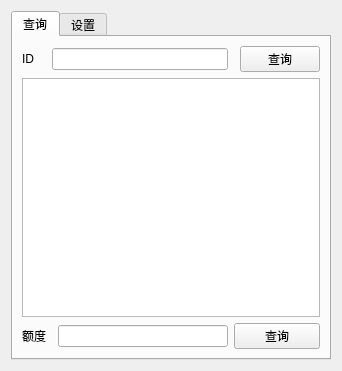
<?xml version="1.0" encoding="UTF-8"?>
<ui version="4.0">
 <class>Widget</class>
 <widget class="QWidget" name="Widget">
  <property name="geometry">
   <rect>
    <x>0</x>
    <y>0</y>
    <width>342</width>
    <height>371</height>
   </rect>
  </property>
  <property name="windowTitle">
   <string>Widget</string>
  </property>
  <layout class="QGridLayout" name="gridLayout">
   <item row="0" column="0">
    <widget class="QTabWidget" name="tabWidget">
     <property name="sizePolicy">
      <sizepolicy hsizetype="Expanding" vsizetype="Expanding">
       <horstretch>0</horstretch>
       <verstretch>0</verstretch>
      </sizepolicy>
     </property>
     <property name="minimumSize">
      <size>
       <width>316</width>
       <height>0</height>
      </size>
     </property>
     <property name="maximumSize">
      <size>
       <width>16777215</width>
       <height>16777215</height>
      </size>
     </property>
     <property name="tabShape">
      <enum>QTabWidget::Rounded</enum>
     </property>
     <property name="currentIndex">
      <number>0</number>
     </property>
     <property name="elideMode">
      <enum>Qt::ElideNone</enum>
     </property>
     <property name="usesScrollButtons">
      <bool>true</bool>
     </property>
     <widget class="QWidget" name="tab">
      <attribute name="title">
       <string>查询</string>
      </attribute>
      <layout class="QGridLayout" name="gridLayout_3">
       <item row="0" column="0">
        <widget class="QLabel" name="label">
         <property name="text">
          <string>ID</string>
         </property>
        </widget>
       </item>
       <item row="0" column="1" colspan="2">
        <widget class="QLineEdit" name="lineEdit"/>
       </item>
       <item row="0" column="4">
        <widget class="QPushButton" name="pushButton">
         <property name="text">
          <string>查询</string>
         </property>
        </widget>
       </item>
       <item row="2" column="2">
        <widget class="QLineEdit" name="inpQuota">
         <property name="text">
          <string/>
         </property>
         <property name="alignment">
          <set>Qt::AlignRight|Qt::AlignTrailing|Qt::AlignVCenter</set>
         </property>
         <property name="readOnly">
          <bool>true</bool>
         </property>
        </widget>
       </item>
       <item row="2" column="3" colspan="2">
        <widget class="QPushButton" name="btnQuota">
         <property name="text">
          <string>查询</string>
         </property>
        </widget>
       </item>
       <item row="2" column="0">
        <widget class="QLabel" name="label_2">
         <property name="text">
          <string>额度</string>
         </property>
        </widget>
       </item>
       <item row="1" column="0" colspan="5">
        <widget class="QTableView" name="tableView">
         <property name="lineWidth">
          <number>1</number>
         </property>
         <property name="selectionBehavior">
          <enum>QAbstractItemView::SelectRows</enum>
         </property>
         <property name="sortingEnabled">
          <bool>true</bool>
         </property>
         <attribute name="horizontalHeaderDefaultSectionSize">
          <number>80</number>
         </attribute>
        </widget>
       </item>
      </layout>
     </widget>
     <widget class="QWidget" name="tab_3">
      <attribute name="title">
       <string>设置</string>
      </attribute>
      <layout class="QGridLayout" name="gridLayout_4">
       <item row="0" column="0" colspan="3">
        <widget class="QScrollArea" name="scrollArea">
         <property name="widgetResizable">
          <bool>true</bool>
         </property>
         <widget class="QWidget" name="scrollAreaWidgetContents">
          <property name="geometry">
           <rect>
            <x>0</x>
            <y>0</y>
            <width>286</width>
            <height>291</height>
           </rect>
          </property>
          <layout class="QGridLayout" name="gridLayout_2">
           <item row="0" column="0">
            <widget class="QLabel" name="label_6">
             <property name="text">
              <string>语言</string>
             </property>
            </widget>
           </item>
           <item row="0" column="1">
            <widget class="QComboBox" name="boxLanguage">
             <property name="currentText">
              <string>简体中文</string>
             </property>
             <property name="currentIndex">
              <number>0</number>
             </property>
             <property name="modelColumn">
              <number>0</number>
             </property>
             <item>
              <property name="text">
               <string>简体中文</string>
              </property>
             </item>
             <item>
              <property name="text">
               <string>en-US</string>
              </property>
             </item>
            </widget>
           </item>
           <item row="1" column="0">
            <widget class="QLabel" name="label_7">
             <property name="text">
              <string>视频url</string>
             </property>
            </widget>
           </item>
           <item row="1" column="1">
            <widget class="QLineEdit" name="inpUrl">
             <property name="text">
              <string>https://v2.mahuateng.cf/isMonthly/</string>
             </property>
            </widget>
           </item>
           <item row="2" column="0">
            <widget class="QLabel" name="label_9">
             <property name="text">
              <string>月额url</string>
             </property>
            </widget>
           </item>
           <item row="2" column="1">
            <widget class="QLineEdit" name="inpQuotaUrl">
             <property name="text">
              <string>https://v2.mahuateng.cf/check_quota?serial_code=</string>
             </property>
            </widget>
           </item>
           <item row="3" column="0">
            <widget class="QLabel" name="label_10">
             <property name="text">
              <string>序列号</string>
             </property>
            </widget>
           </item>
           <item row="3" column="1">
            <widget class="QLineEdit" name="inpSN">
             <property name="text">
              <string>00000-00000-00000-00000-00000</string>
             </property>
            </widget>
           </item>
           <item row="4" column="0">
            <widget class="QLabel" name="label_3">
             <property name="text">
              <string>日志等级</string>
             </property>
            </widget>
           </item>
           <item row="4" column="1">
            <widget class="QComboBox" name="boxLogLevel">
             <item>
              <property name="text">
               <string>debug</string>
              </property>
             </item>
             <item>
              <property name="text">
               <string>info</string>
              </property>
             </item>
             <item>
              <property name="text">
               <string>warn</string>
              </property>
             </item>
             <item>
              <property name="text">
               <string>CRITICAL</string>
              </property>
             </item>
             <item>
              <property name="text">
               <string>FATAL</string>
              </property>
             </item>
            </widget>
           </item>
           <item row="5" column="0" colspan="2">
            <widget class="QGroupBox" name="groupBox">
             <property name="title">
              <string>代理</string>
             </property>
             <layout class="QVBoxLayout" name="verticalLayout">
              <item>
               <widget class="QRadioButton" name="radioNoProxy">
                <property name="text">
                 <string>无</string>
                </property>
               </widget>
              </item>
              <item>
               <widget class="QRadioButton" name="radioSystemProxy">
                <property name="text">
                 <string>系统代理(http/socks5)</string>
                </property>
                <property name="checkable">
                 <bool>true</bool>
                </property>
                <property name="checked">
                 <bool>false</bool>
                </property>
               </widget>
              </item>
              <item>
               <widget class="QRadioButton" name="radioCustom">
                <property name="text">
                 <string>自定义</string>
                </property>
               </widget>
              </item>
              <item>
               <widget class="QLineEdit" name="inpProxy"/>
              </item>
             </layout>
            </widget>
           </item>
          </layout>
         </widget>
        </widget>
       </item>
       <item row="1" column="0">
        <widget class="QPushButton" name="btnAbout">
         <property name="text">
          <string>关于</string>
         </property>
        </widget>
       </item>
       <item row="1" column="1">
        <spacer name="horizontalSpacer_4">
         <property name="orientation">
          <enum>Qt::Horizontal</enum>
         </property>
         <property name="sizeHint" stdset="0">
          <size>
           <width>205</width>
           <height>20</height>
          </size>
         </property>
        </spacer>
       </item>
       <item row="1" column="2">
        <widget class="QPushButton" name="btnApply">
         <property name="text">
          <string>应用</string>
         </property>
        </widget>
       </item>
      </layout>
     </widget>
    </widget>
   </item>
  </layout>
 </widget>
 <resources/>
 <connections/>
</ui>
